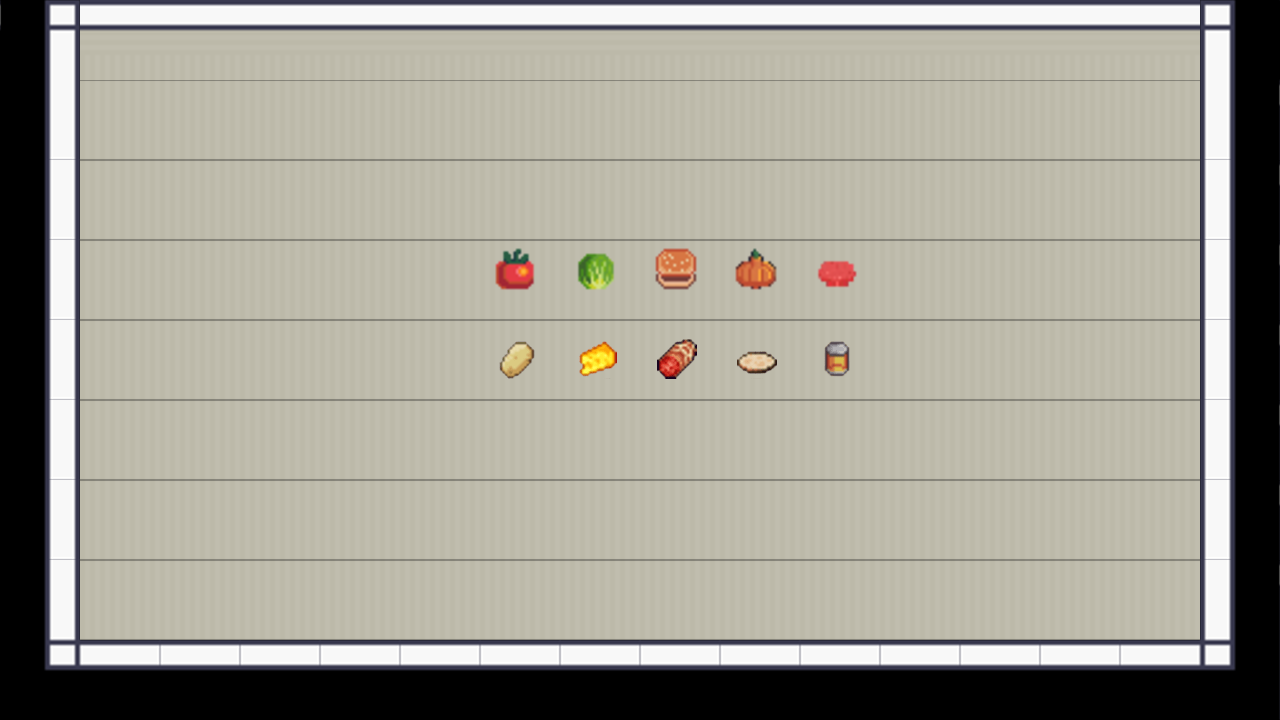

Below is a game level as drawn by its tile map, then a one-line description and the .tmx file that defines it, in full:
An orthogonal 16x9 tile map with 80x80 px tiles, 4 tile layers (Floor layer, Wall layer, Food layer, Second food layer), 3 tilesets and 12 objects (Tomato, Lettuce, Bun, Onion, Patty, ...).

<map version="1.9" tiledversion="1.9.2" orientation="orthogonal" renderorder="right-down" width="16" height="9" tilewidth="80" tileheight="80" infinite="0" nextlayerid="33" nextobjectid="48">
 <tileset firstgid="1" source="piazza_assets2.tsx" />
 <tileset firstgid="101" source="Room2.tsx" />
 <tileset firstgid="492" source="food-assets.tsx" />
 <layer id="2" name="Floor layer" width="16" height="9">
  <data encoding="csv">
0,429,429,429,429,429,429,429,429,429,429,429,429,429,429,0,
0,429,429,429,429,429,429,429,429,429,429,429,429,429,429,0,
0,429,429,429,429,429,429,429,429,429,429,429,429,429,429,0,
0,429,429,429,429,429,429,429,429,429,429,429,429,429,429,0,
0,429,429,429,429,429,429,429,429,429,429,429,429,429,429,0,
0,429,429,429,429,429,429,429,429,429,429,429,429,429,429,0,
0,429,429,429,429,429,429,429,429,429,429,429,429,429,429,0,
0,429,429,429,429,429,429,429,429,429,429,429,429,429,429,0,
0,0,0,0,0,0,0,0,0,0,0,0,0,0,0,0
</data>
 </layer>
 <layer id="1" name="Wall layer" width="16" height="9">
  <data encoding="csv">
129,425,425,425,425,425,425,425,425,425,425,425,425,425,425,131,
146,0,0,0,0,0,0,0,0,0,0,0,0,0,0,148,
146,0,0,0,0,0,0,0,0,0,0,0,0,0,0,148,
146,0,0,0,0,0,0,0,0,0,0,0,0,0,0,148,
146,0,0,0,0,0,0,0,0,0,0,0,0,0,0,148,
146,0,0,0,0,0,0,0,0,0,0,0,0,0,0,148,
146,0,0,0,0,0,0,0,0,0,0,0,0,0,0,148,
146,0,0,0,0,0,0,0,0,0,0,0,0,0,0,148,
163,164,164,164,164,164,164,164,164,164,164,164,164,164,164,165
</data>
 </layer>
 <layer id="17" name="Food layer" width="16" height="9" offsetx="76.5" offsety="19.5">
  <data encoding="csv">
0,0,0,0,0,0,0,0,0,0,0,0,0,0,0,0,
0,0,0,0,0,0,0,0,0,0,0,0,0,0,0,0,
0,0,0,0,0,62,63,64,65,0,0,0,0,0,0,0,
0,0,0,0,0,72,73,74,75,76,0,0,0,0,0,0,
0,0,0,0,0,0,0,0,0,0,0,0,0,0,0,0,
0,0,0,0,0,0,0,0,0,0,0,0,0,0,0,0,
0,0,0,0,0,0,0,0,0,0,0,0,0,0,0,0,
0,0,0,0,0,0,0,0,0,0,0,0,0,0,0,0,
0,0,0,0,0,0,0,0,0,0,0,0,0,0,0,0
</data>
 </layer>
 <layer id="24" name="Second food layer" width="16" height="9" offsetx="97.5" offsety="-21.5">
  <data encoding="csv">
0,0,0,0,0,0,0,0,0,0,0,0,0,0,0,0,
0,0,0,0,0,0,0,0,0,0,0,0,0,0,0,0,
0,0,0,0,0,0,0,0,0,0,0,0,0,0,0,0,
0,0,0,0,0,0,0,0,0,0,0,0,0,0,0,0,
0,0,0,0,0,498,499,500,495,493,0,0,0,0,0,0,
0,0,0,0,0,0,0,0,0,0,0,0,0,0,0,0,
0,0,0,0,0,0,0,0,0,0,0,0,0,0,0,0,
0,0,0,0,0,0,0,0,0,0,0,0,0,0,0,0,
0,0,0,0,0,0,0,0,0,0,0,0,0,0,0,0
</data>
 </layer>
 <objectgroup id="14" name="Text object layer">
  <object id="27" x="550" y="100" width="200" height="50">
   <text fontfamily="MS Shell Dlg 2" pixelsize="36" wrap="1" halign="center">Food Chest
(Click food to select)</text>
  </object>
  <object id="46" x="566.5" y="482.5" width="184" height="85">
   <text pixelsize="24" wrap="1" halign="center" valign="center">Click on any food item to pick it up</text>
  </object>
 </objectgroup>
 <objectgroup id="18" name="Tomato object layer" offsetx="1.5" offsety="16.5">
  <object id="28" name="Tomato" x="479" y="200" width="80" height="100" />
 </objectgroup>
 <objectgroup id="23" name="Cheese object layer" />
 <objectgroup id="19" name="Lettuce object layer" offsetx="1.5" offsety="16.5">
  <object id="30" name="Lettuce" x="559.5" y="200" width="78" height="100" />
 </objectgroup>
 <objectgroup id="20" name="Bun object layer" offsetx="1.5" offsety="16.5">
  <object id="31" name="Bun" x="640.136" y="199.818" width="78" height="100" />
 </objectgroup>
 <objectgroup id="21" name="Onion object layer" offsetx="1.5" offsety="16.5">
  <object id="32" name="Onion" x="719.667" y="200" width="78" height="100" />
 </objectgroup>
 <objectgroup id="22" name="Patty object layer" offsetx="1.5" offsety="16.5">
  <object id="33" name="Patty" x="799.667" y="200" width="78" height="100" />
 </objectgroup>
 <objectgroup id="27" name="Pepperoni object layer">
  <object id="41" name="Pepperoni" x="640.667" y="319" width="78" height="80.6667" />
 </objectgroup>
 <objectgroup id="28" name="Pizza base object layer">
  <object id="42" name="Pizza base" x="719.75" y="319.167" width="78" height="80.6667" />
 </objectgroup>
 <objectgroup id="25" name="Cheddar object layer">
  <object id="38" name="Cheddar" x="560" y="319.667" width="78" height="80.6667" />
 </objectgroup>
 <objectgroup id="31" name="Beans object layer">
  <object id="43" name="Beans" x="800.333" y="318.5" width="78" height="80.6667" />
 </objectgroup>
 <objectgroup id="32" name="Potato object layer">
  <object id="40" name="Potato" x="479.485" y="319.576" width="78" height="80.6667" />
 </objectgroup>
</map>
